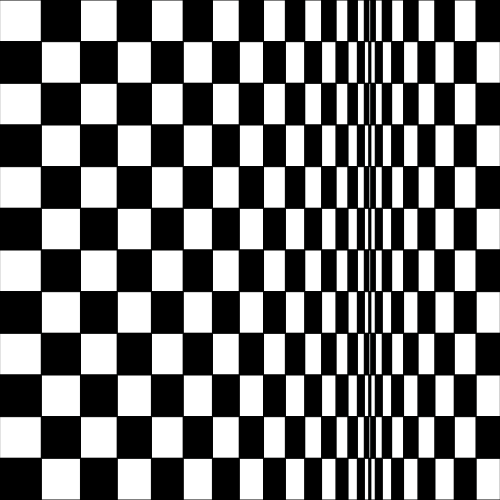
Frame 1 (no input)
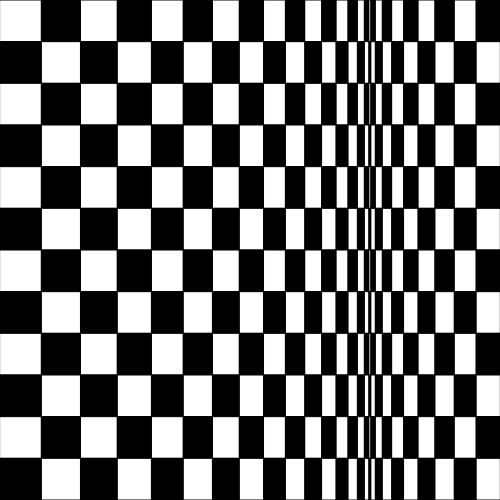
Frame 2 (the mouse pressed at the canvas centre, redrawn once)

The p5.js sketch that drew these frames (run headless with seeded random() and noise() and a simulated clock; the mouse was pressed at the canvas centre and the sketch redrawn once):

// p5.js sketch
// ── sketch.js
function setup() {
  createCanvas(500,500)
  background(0,100,100)
  noLoop();
}

function draw() {
  var rectWidth = width/12
  var targetWidth = 2
  var widthStep = (rectWidth-targetWidth)/16
  for (var row = 0; row < 12; ++row) {
    rectWidth = width/12
    var posX = 0
    var middle = false
    for (var col = 0; col < 31; ++ col) {
      if (row % 2 == 0) {
        if (col % 2 == 0) {
          fill(255)
        } else {
          fill(0)
        }
      } else {
        if (col % 2 == 0) {
          fill(0)
        } else {
          fill(255)
        }
      }
      rect(posX,row*(height/12),rectWidth,(height/12))
      posX += rectWidth
      console.log(rectWidth)
      if (rectWidth <= targetWidth) {
        middle = true
      }
      if (middle) {
        rectWidth += widthStep
      } else {
        rectWidth -= widthStep
      }
    }
  }
}
